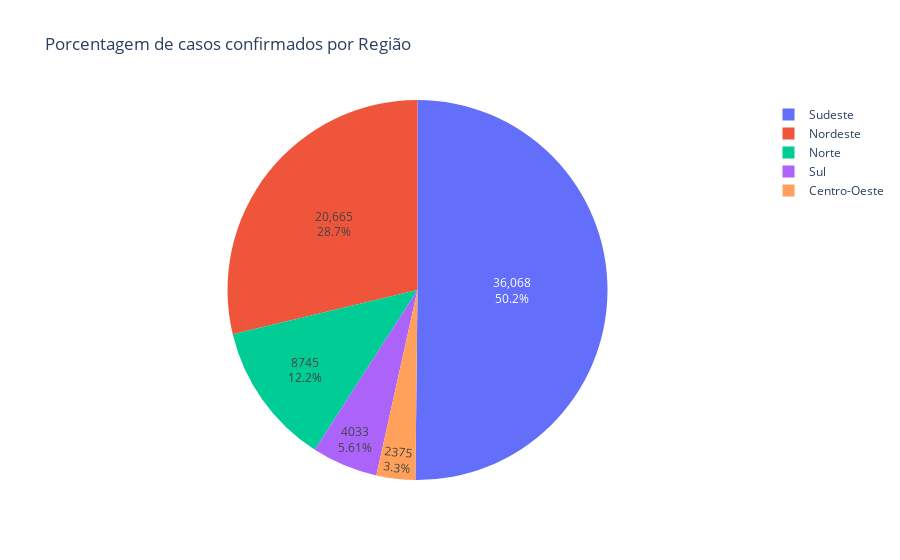

Here is the notebook cell this chart was saved with:
### Code cell
trace = go.Pie(labels = list(dadoslimpo.regiao),
               values = list(dadoslimpo.casosNovos),
               textinfo='percent+value'
              )

# Armazenando gráfico em uma lista:
casos = [trace]

# Criando Layout:
layout = go.Layout(title='Porcentagem de casos confirmados por Região')

# Criando figura que será exibida:
fig3 = go.Figure(data=casos, layout=layout)

py.iplot(fig3)
plotly.offline.plot(fig3, filename='HTML/PercentualAcumuladoRegiaoDia.html', auto_open=False)

### Figure 1 — Plotly figure (JSON) as saved in the notebook; plotly's stock layout.template omitted (floating-point values rounded to 4 significant figures; data arrays with more than 128 entries replaced by an {"elided": "..."} marker saying what was removed)
{"data": [{"labels": {"elided": "2430 str values"}, "textinfo": "percent+value", "type": "pie", "values": {"elided": "2430 int values"}}], "layout": {"title": {"text": "Porcentagem de casos confirmados por Região"}}}
